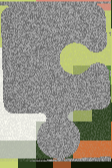
#> input picture captcha/1.png, 112 x 168 px; its folder holds 4 pictures in this run
$ python filter.py
#> lines starting #> are read from the running program, lines starting #| are printed output that depends on the picture; after the words box and inside, x2 and y2 are one past the last pixel; in counts of white or black regions, pixels touching at a corner belong together
#!/usr/bin/env python3
# -*- coding: utf-8 -*-
"""
Created on Tue Dec  7 11:38:24 2021

@author: mac
"""
import pyautogui
import cv2
import numpy as np
import time
from PIL import Image

print("Start...")
time.sleep(5)

img_m = np.zeros([160, 120, 3],dtype="uint8")

for i in range(1,7):
    image = cv2.imread(str(i)+'.png')
#> image is the input picture: shape (168, 112, 3); mean B, G, R 131.5, 145.4, 146.5
    lower = np.array([80,80,80],dtype="uint8")
    upper = np.array([180,160,180],dtype="uint8")
    mask = cv2.inRange(image, lower, upper)
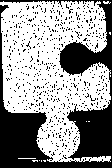
#> mask: shape (168, 112); 59.6% white; 564 black regions (563 under 20 px), largest, box (x1, y1, x2, y2) and area: (0, 0, 112, 168) 6554
    output = cv2.bitwise_and(image, image, mask = mask)
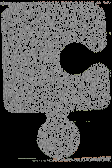
#> output: shape (168, 112, 3); mean B, G, R 80.5, 80.8, 81
    cv2.imwrite(str(i)+'g.png', output)
    output = np.resize(output,(160, 120, 3))
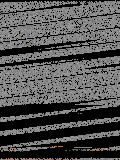
#> output: shape (160, 120, 3); mean B, G, R 80.2, 80.5, 80.7
    img_m = img_m + output
#> pass 2 of the loop `for i in range(1,7):`:
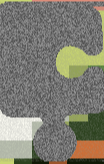
#> input picture captcha/2.png, 104 x 164 px
#> image is the input picture: shape (164, 104, 3); mean B, G, R 114.1, 125.4, 126.5
#> `mask = cv2.inRange(image, lower, upper)`:
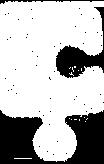
#> mask: shape (164, 104); 72.4% white; 52 black regions (49 under 20 px), largest, box (x1, y1, x2, y2) and area: (0, 110, 104, 164) 3428, (56, 7, 104, 78) 1092, (0, 0, 104, 4) 142
#> `img_m = img_m + output`:
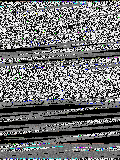
#> img_m: shape (160, 120, 3); mean B, G, R 115, 114.2, 113.3
#> (the run stopped early here; a loop or call above may not have finished)
